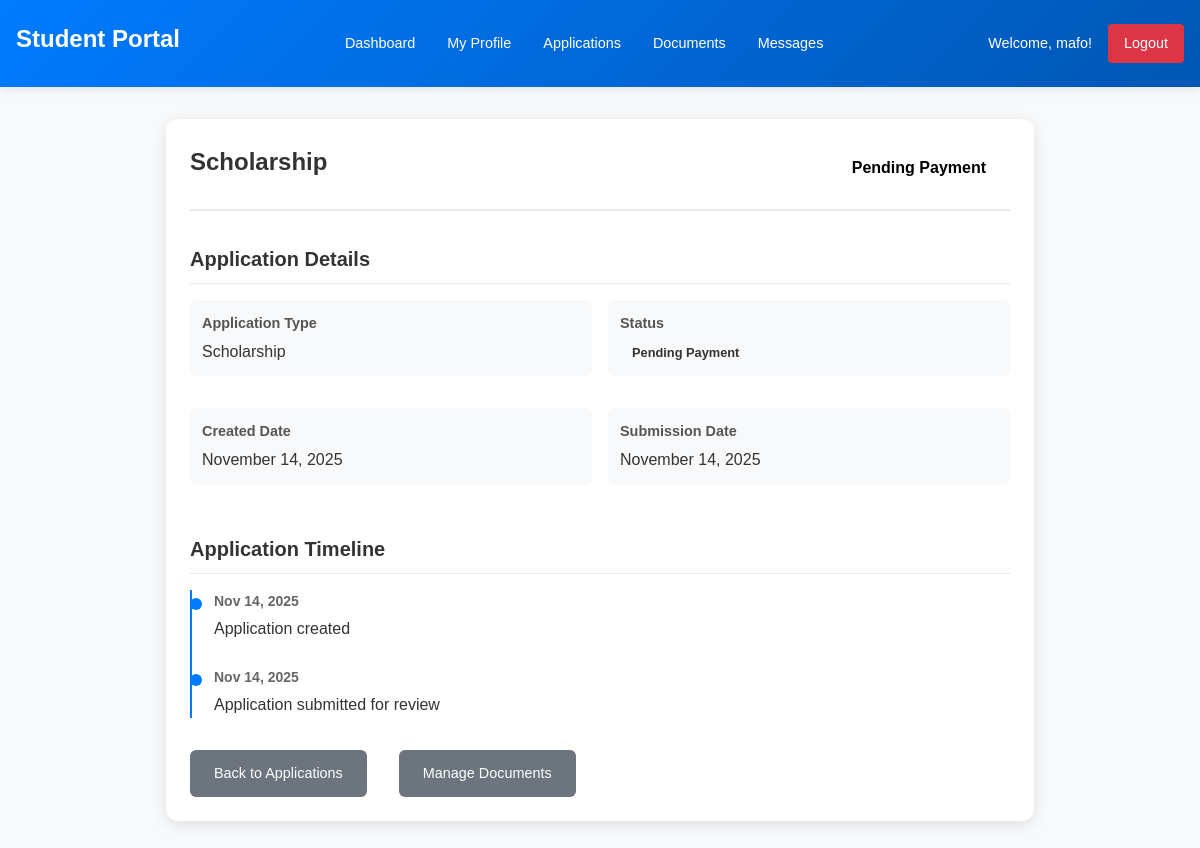
Screenshot of /student-portal/applications/29/ (signed in) with the database file from the repository.
### student_portal/models.py (models this page shows, shortened)
class Application(models.Model):
    APPLICATION_STATUS = [
        ('pending_payment', 'Pending Payment'),
        ('submitted', 'Submitted'),
        ('under_review', 'Under Review'),
        ('approved', 'Approved'),
        ('rejected', 'Rejected'),
        ('selected', 'Selected'),
    ]
    APPLICATION_TYPES = [
        ('university', 'University Application'),
        ('visa', 'Visa Application'),
        ('scholarship', 'Scholarship'),
        ('loan', 'Student Loan'),
    ]
    student = models.ForeignKey(User, on_delete=models.CASCADE)
    application_type = models.CharField(max_length=20, choices=APPLICATION_TYPES)
    university_name = models.CharField(max_length=255, blank=True)
    course = models.CharField(max_length=255, blank=True)
    country = models.CharField(max_length=100, blank=True)
    status = models.CharField(max_length=20, choices=APPLICATION_STATUS, default='pending_payment')
    submission_date = models.DateTimeField(auto_now_add=True)
    created_at = models.DateTimeField(auto_now_add=True)
    updated_at = models.DateTimeField(auto_now=True)
    is_paid = models.BooleanField(default=False)
    payment_amount = models.DecimalField(max_digits=10, decimal_places=2, default=5000.00)

### student_portal/views.py (the view)
# urls.py: path('applications/<int:application_id>/', views.application_detail, name='application_detail'),
@login_required
def application_detail(request, application_id):
    application = get_object_or_404(Application, id=application_id, student=request.user)
    return render(request, 'student_portal/application_detail.html', {'application': application})

### student_portal/templates/student_portal/application_detail.html (shortened to what this page needs)
<!DOCTYPE html>
<html lang="en">
<head>
</head>
<body>
    <div class="header">
        <h1>Student Portal</h1>
        <nav class="nav-menu">
            <a href="{% url 'student_portal:dashboard' %}">Dashboard</a>
            <a href="{% url 'student_portal:profile' %}">My Profile</a>
            <a href="{% url 'student_portal:applications' %}">Applications</a>
            <a href="{% url 'student_portal:documents' %}">Documents</a>
            <a href="{% url 'student_portal:messages' %}">Messages</a>
        </nav>
        <div class="user-info">
            Welcome, {{ user.get_full_name|default:user.username }}!
            <a href="{% url 'student_portal:logout' %}" class="btn-logout">Logout</a>
        </div>
    </div>
    <div class="container">
        <div class="application-card">
            <div class="application-header">
                <div class="application-type">
                    {{ application.get_application_type_display }}
                </div>
                <span class="application-status status-{{ application.status }}">
                    {{ application.get_status_display }}
                </span>
            </div>
            <div class="detail-section">
                <h3>Application Details</h3>
                <div class="detail-grid">
                    <div class="detail-item">
                        <span class="detail-label">Application Type</span>
                        <div class="detail-value">{{ application.get_application_type_display }}</div>
                    </div>
                    <div class="detail-item">
                        <span class="detail-label">Status</span>
                        <div class="detail-value">
                            <span class="application-status status-{{ application.status }} status-badge">
                                {{ application.get_status_display }}
                            </span>
                        </div>
                    </div>
                    <div class="detail-item">
                        <span class="detail-label">Created Date</span>
                        <div class="detail-value">{{ application.created_at|date:"F d, Y" }}</div>
                    </div>
                    {% if application.submission_date %}
                    <div class="detail-item">
                        <span class="detail-label">Submission Date</span>
                        <div class="detail-value">{{ application.submission_date|date:"F d, Y" }}</div>
                    </div>
                    {% endif %}
                </div>
            </div>
            <div class="detail-section">
                <h3>Application Timeline</h3>
                <div class="timeline">
                    <div class="timeline-item">
                        <div class="timeline-date">{{ application.created_at|date:"M d, Y" }}</div>
                        <div class="timeline-content">Application created</div>
                    </div>
                    {% if application.status != 'draft' %}
                    <div class="timeline-item">
                        <div class="timeline-date">{{ application.submission_date|date:"M d, Y" }}</div>
                        <div class="timeline-content">Application submitted for review</div>
                    </div>
                    {% endif %}
                </div>
            </div>
            <div class="button-group" style="margin-top: 2rem;">
                <a href="{% url 'student_portal:applications' %}" class="btn-secondary">Back to Applications</a>
                <a href="{% url 'student_portal:documents' %}" class="btn-secondary">Manage Documents</a>
            </div>
        </div>
    </div>
</body>
</html>

### student_portal/templates/student_portal/application_detail.html (style rules this page uses)
* { margin: 0; padding: 0; box-sizing: border-box; }
body { font-family: 'Arial', sans-serif; background-color: #f8f9fa; line-height: 1.6; }
.header { background: linear-gradient(135deg, #007bff, #0056b3); color: white; padding: 1rem; display: flex; justify-content: space-between; align-items: center; box-shadow: 0 2px 10px rgba(0,0,0,0.1); flex-wrap: wrap; }
.header h1 { font-size: 1.5rem; margin-bottom: 0.5rem; }
.nav-menu { display: flex; gap: 1rem; flex-wrap: wrap; margin: 0.5rem 0; }
.nav-menu a { color: white; text-decoration: none; padding: 0.5rem; border-radius: 4px; transition: background-color 0.3s; font-size: 0.9rem; }
.user-info { display: flex; align-items: center; gap: 1rem; flex-wrap: wrap; margin: 0.5rem 0; font-size: 0.9rem; }
.container { max-width: 800px; margin: 2rem auto; padding: 0 1rem; }
.application-card { background: white; padding: 1.5rem; border-radius: 12px; box-shadow: 0 4px 15px rgba(0,0,0,0.1); margin-bottom: 2rem; }
.application-header { display: flex; justify-content: space-between; align-items: flex-start; margin-bottom: 2rem; padding-bottom: 1rem; border-bottom: 2px solid #e9ecef; flex-wrap: wrap; gap: 1rem; }
.application-type { font-size: 1.5rem; font-weight: bold; color: #333; }
.application-status { padding: 0.75rem 1.5rem; border-radius: 25px; font-size: 1rem; font-weight: bold; white-space: nowrap; }
.detail-section { margin-bottom: 2rem; }
.detail-section h3 { color: #333; margin-bottom: 1rem; padding-bottom: 0.5rem; border-bottom: 1px solid #e9ecef; font-size: 1.25rem; }
.detail-grid { display: grid; grid-template-columns: 1fr; gap: 1rem; }
.detail-item { margin-bottom: 1rem; padding: 0.75rem; background: #f8f9fa; border-radius: 6px; }
.detail-label { font-weight: bold; color: #555; display: block; margin-bottom: 0.25rem; font-size: 0.9rem; }
.detail-value { color: #333; }
.btn-secondary { background: #6c757d; color: white; padding: 0.75rem 1.5rem; text-decoration: none; border-radius: 6px; border: none; cursor: pointer; display: inline-block; margin-bottom: 0.5rem; text-align: center; width: 100%; font-size: 0.9rem; }
.timeline { position: relative; padding-left: 1.5rem; }
.timeline::before { content: ''; position: absolute; left: 0; top: 0; bottom: 0; width: 2px; background: #007bff; }
.timeline-item { position: relative; margin-bottom: 1.5rem; }
.timeline-item::before { content: ''; position: absolute; left: -1.5rem; top: 0.5rem; width: 12px; height: 12px; border-radius: 50%; background: #007bff; }
.timeline-date { font-size: 0.875rem; color: #666; margin-bottom: 0.25rem; font-weight: bold; }
.timeline-content { color: #333; }
.btn-logout { background: #dc3545; color: white; padding: 0.5rem 1rem; text-decoration: none; border-radius: 4px; display: inline-block; font-size: 0.9rem; }
@media (min-width: 768px) { .detail-grid { grid-template-columns: 1fr 1fr; } }
@media (min-width: 768px) { .btn-secondary { width: auto; margin-right: 1rem; margin-bottom: 0; } }
@media (min-width: 768px) { .button-group { display: flex; gap: 1rem; } }
@media (min-width: 1024px) { .container { max-width: 900px; } }
.status-badge { padding: 0.25rem 0.75rem !important; font-size: 0.8rem !important; }

### rows the page displays
Application: application_type "Scholarship", status "Pending Payment", created_at "November 14, 2025", submission_date "November 14, 2025", created_at "Nov 14, 2025", submission_date "Nov 14, 2025"

### other values shown
{{ user.get_full_name|default:user.username }} "mafo"
